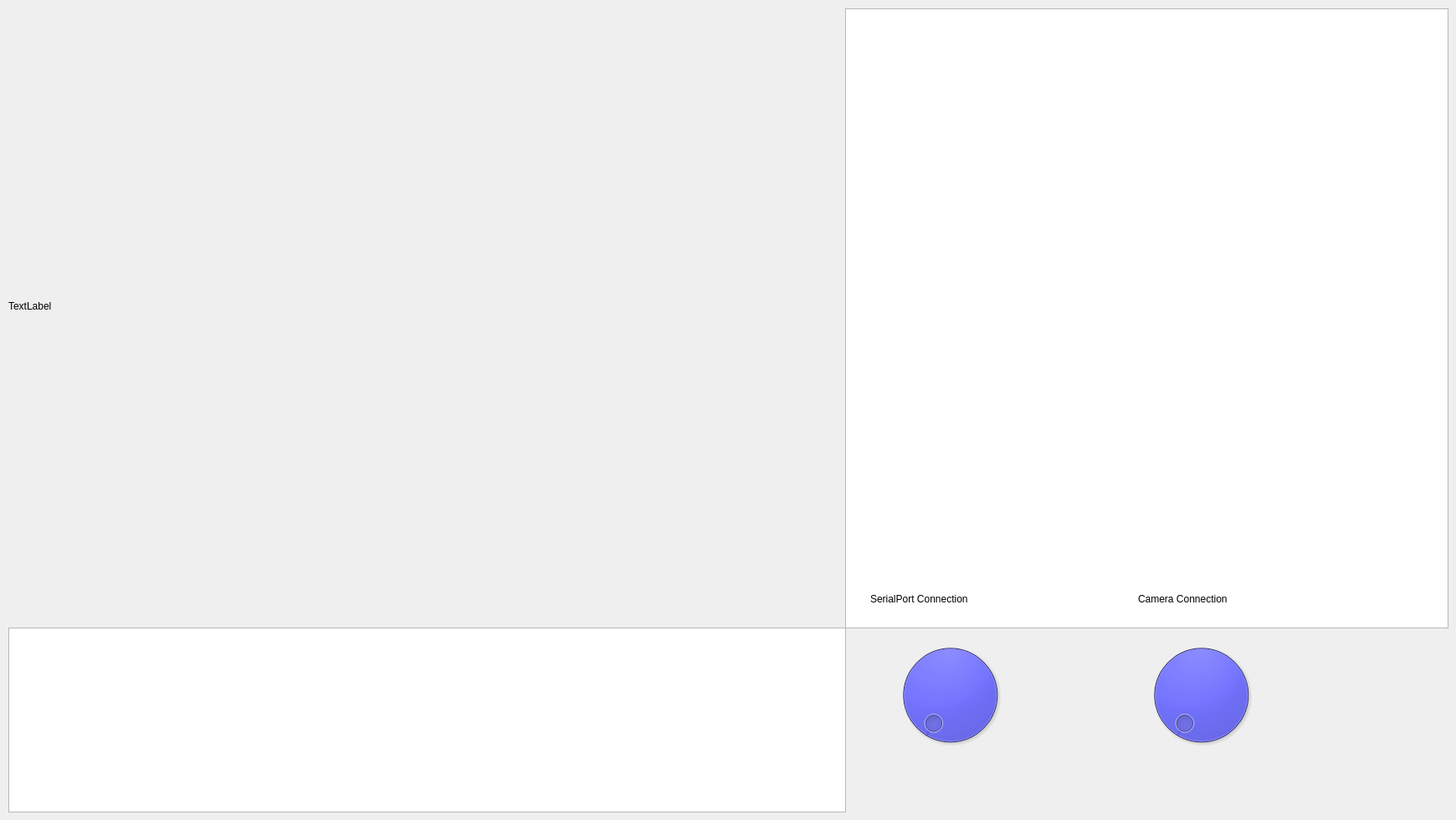
        <widget class="QWidget" name="tab_7">
         <attribute name="title">
          <string>Test</string>
         </attribute>
         <widget class="QTextEdit" name="serialportresulttxt">
          <property name="geometry">
           <rect>
            <x>10</x>
            <y>750</y>
            <width>1001</width>
            <height>221</height>
           </rect>
          </property>
          <property name="maximumSize">
           <size>
            <width>1011</width>
            <height>221</height>
           </size>
          </property>
         </widget>
         <widget class="QLabel" name="videocapturelabel">
          <property name="geometry">
           <rect>
            <x>10</x>
            <y>-10</y>
            <width>1001</width>
            <height>751</height>
           </rect>
          </property>
          <property name="text">
           <string>TextLabel</string>
          </property>
         </widget>
         <widget class="QTableWidget" name="resulttableWidget">
          <property name="geometry">
           <rect>
            <x>1010</x>
            <y>10</y>
            <width>721</width>
            <height>741</height>
           </rect>
          </property>
         </widget>
         <widget class="QDial" name="serialport_dial">
          <property name="geometry">
           <rect>
            <x>1040</x>
            <y>760</y>
            <width>191</width>
            <height>141</height>
           </rect>
          </property>
          <property name="styleSheet">
           <string notr="true">background-color: rgb(0,0,255);</string>
          </property>
         </widget>
         <widget class="QLabel" name="label">
          <property name="geometry">
           <rect>
            <x>1040</x>
            <y>690</y>
            <width>191</width>
            <height>51</height>
           </rect>
          </property>
          <property name="styleSheet">
           <string notr="true"/>
          </property>
          <property name="text">
           <string>SerialPort Connection</string>
          </property>
         </widget>
         <widget class="QLabel" name="label_2">
          <property name="geometry">
           <rect>
            <x>1360</x>
            <y>690</y>
            <width>191</width>
            <height>51</height>
           </rect>
          </property>
          <property name="styleSheet">
           <string notr="true"/>
          </property>
          <property name="text">
           <string>Camera Connection</string>
          </property>
         </widget>
         <widget class="QDial" name="camera_dial">
          <property name="geometry">
           <rect>
            <x>1340</x>
            <y>760</y>
            <width>191</width>
            <height>141</height>
           </rect>
          </property>
          <property name="styleSheet">
           <string notr="true">background-color: rgb(0,0,255);</string>
          </property>
         </widget>
        </widget>
